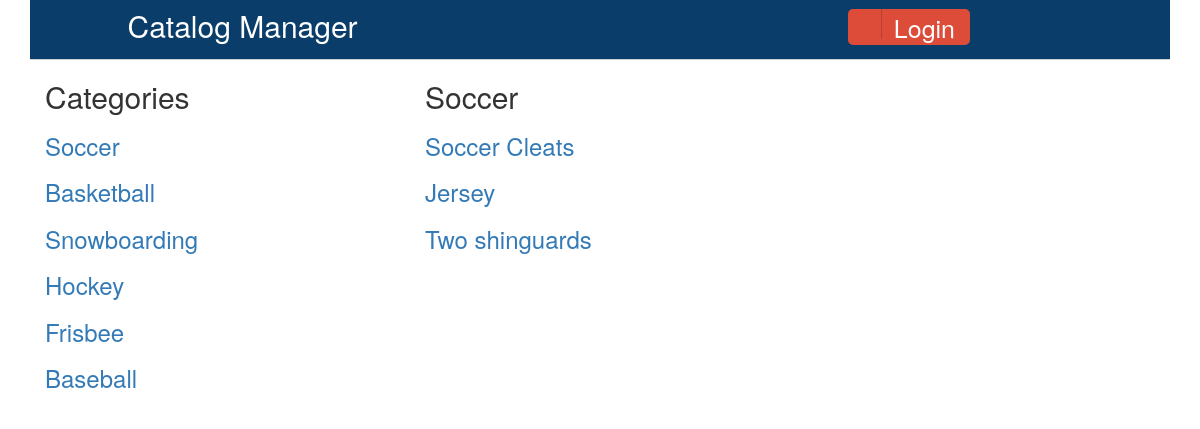
The page /catalog/1/items on the database its author committed.
### database_setup.py (models this page shows, shortened)
class Category(Base):
    __tablename__ = 'category'
    id = Column(Integer, primary_key=True)
    name = Column(String(250), nullable=False)

class Item(Base):
    __tablename__ = 'item'
    itemName =Column(String(80), nullable = False)
    id = Column(Integer, primary_key = True)
    description = Column(String(250))
    category_id = Column(Integer,ForeignKey('category.id'))
    category = relationship(Category)
    user_id = Column(Integer, ForeignKey('user.id'))
    user = relationship(User)

### catalogMngr.py (the view)
@app.route('/catalog/<int:category_id>/items')
def showCategory(category_id):
    category = session.query(Category).filter_by(id=category_id).one()
    catalog = session.query(Category).all()
    isLoggedIn = 'username' in login_session
    items = session.query(Item).filter_by(
            category_id=category.id).all()
    return render_template('category.html',
                            items=items,
                            category=category,
                            catalog=catalog,
                            isLoggedIn = isLoggedIn)

### templates/category.html (shortened to what this page needs)
{% extends "main.html" %}
{% block content %}
    <div class="col-sm-4">
        <h2>Categories</h2>
            {% for category in catalog %}
            <h3>
                <a href="{{url_for('showCategory', category_id = category.id)}}"> <p>{{category.name}}</p></a>
            </h3>
             {% endfor %}
    </div>
    <div class="col-sm-5">
        <h2>{{category.name}}</h2>
        {% for i in items %}
            <h3>
                <a href="{{url_for('showCategoryItem', item_id = i.id, category_id=category.id)}}"><p>{{i.itemName}}</p></a>
            </h3>
        {% endfor %}
    </div>
{% endblock %}

### static/styles.css (style rules this page uses)
body { font-size: 2.0rem; }

### rows shown on the page
Category: name "Soccer"
Category: name "Basketball"
Category: name "Snowboarding"
Category: name "Hockey"
Category: name "Frisbee"
Category: name "Baseball"
Item: itemName "Soccer Cleats"
Item: itemName "Jersey"
Item: itemName "Two shinguards"
